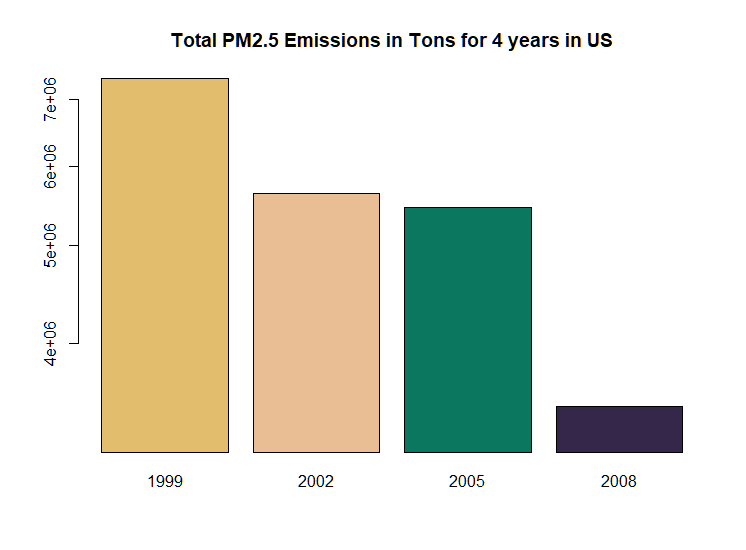

R code for this plot:
byyear<-split(NEI,NEI$year)
mylist<-c()
for(year in byyear){
  mylist<-c(mylist,sum(year$Emissions))
}
barplot(mylist,names.arg = c(1999,2002,2005,2008),log="y",
        col=wes_palette(n=4,name="Rushmore"),
        main="Total PM2.5 Emissions in Tons for 4 years in US")
